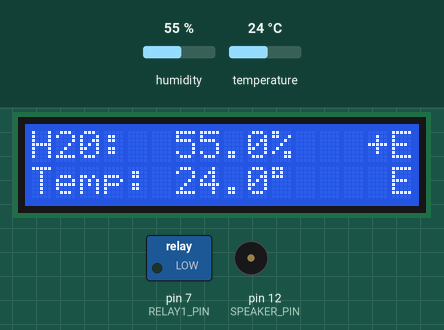
This sketch was run on a simulated Arduino Uno, built with avr-gcc and run on an emulated ATmega328P. On the bench: 16×2 character LCD, switched loads named in the sketch (green lamp = pin HIGH), buzzer (waves = sounding). The inputs (shaded band) are chosen by the test bench; at power-on: humidity 55 %, temperature 24 °C. What the sketch prints to the serial monitor is not drawn.

Above: at 2.7 s.
2.8 s: humidity set to 84 %
At 5.0 s:
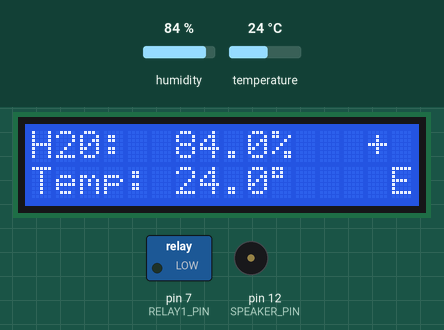
8.0 s: humidity set to 87 %
At 9.8 s:
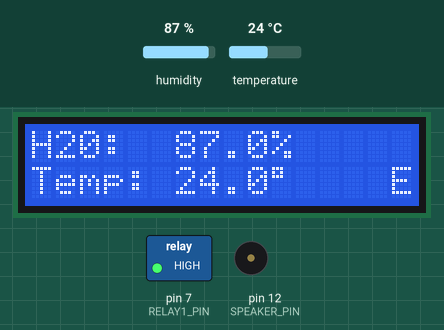
12.3 s: temperature set to 15.4 °C
At 14.6 s:
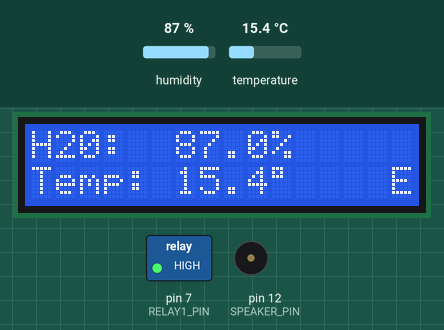
15.5 s: temperature set to 14.4 °C
At 18.6 s:
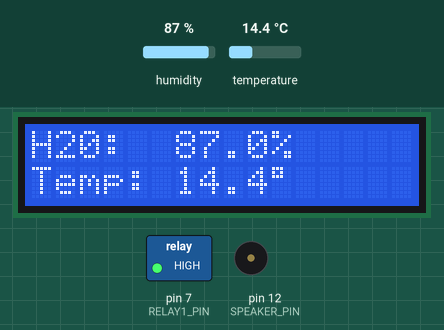
18.9 s: humidity set to 81 %
At 20.3 s:
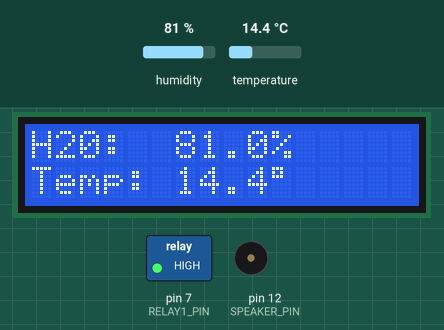
22.1 s: humidity set to 78 %
At 24.7 s:
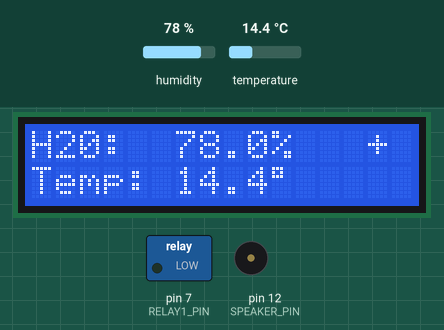
Timing chart, 0 to 26.2 s (numbered marks = the images above; inputs shaded):
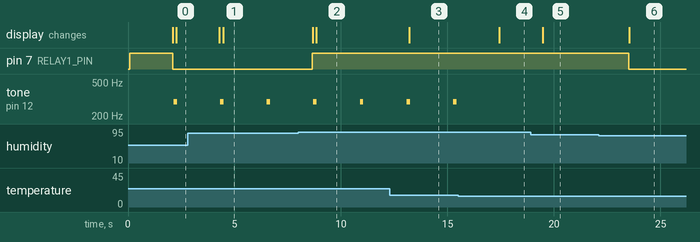

The sketch:

humidityController.ino
```cpp
#include <Wire.h>
#include <LCD.h>
#include <LiquidCrystal.h>
#include <DHT.h>
#include <LiquidCrystal_I2C.h>

#define DHT_TYPE      DHT22
#define DHT_PIN       4
#define RELAY1_PIN    7
#define RELAY_OFF     1
#define RELAY_ON      0
#define SPEAKER_PIN  12

#define TIME_SLICE    500
#define HUMIDITY_TIME_SLICES_MEASURE  4
#define BLINKLED_TIME_SLICES_MEASURE  1

#define HUMIDITY_MIN      80
#define HUMIDITY_MIN_ABS  75

#define HUMIDITY_MAX      85
#define HUMIDITY_MAX_ABS  95

#define TEMP_MIN_ABS  3
#define TEMP_MAX_ABS  15

LiquidCrystal_I2C lcd(0x27, 2, 1, 0, 4, 5, 6, 7, 3, POSITIVE);

bool relayState = false;
int humidityTimeSliceCurrent = 0;
int blickLedTimeSliceCurrent = 0;

float humidity;
float temperature;

bool hasHumidityError = false;
bool hasTemperatureError = false;

DHT dht(DHT_PIN, DHT_TYPE);

void setup() {

  Serial.begin(9600);
  dht.begin();

  lcd.begin(16, 2);
  lcd.clear();
  lcd.backlight();

  lcd.setCursor(0, 0);
  lcd.print("H20:  __._%");
  lcd.setCursor(0, 1);
  lcd.print("Temp: __._");
  lcd.print((char)223);

  pinMode(RELAY1_PIN, OUTPUT);
  pinMode(SPEAKER_PIN, OUTPUT);

  digitalWrite(RELAY1_PIN, RELAY_OFF);
}

void loop() {

  delay(TIME_SLICE);

  measureHumidity();

  blickLed();
}

bool ledState = false;

void blickLed(){
  if (++blickLedTimeSliceCurrent < BLINKLED_TIME_SLICES_MEASURE) {
    return;
  }

  blickLedTimeSliceCurrent = 0;

  ledState = !ledState;
  if (ledState)
    digitalWrite(13, HIGH);
  else
    digitalWrite(13, LOW);
}

void measureHumidity(){

  if (++humidityTimeSliceCurrent < HUMIDITY_TIME_SLICES_MEASURE) {
    return;
  }

  humidityTimeSliceCurrent = 0;

  humidity = dht.readHumidity();
  temperature = dht.readTemperature();

  if (isnan(humidity) || isnan(temperature)) {
    Serial.println("Failed to read from DHT sensor!");
    return;
  }

  if (relayState) {
    if (humidity > HUMIDITY_MAX) {
      digitalWrite(RELAY1_PIN, RELAY_OFF);
      relayState = false;
    }
  }
  else {
    if (humidity < HUMIDITY_MIN) {
      digitalWrite(RELAY1_PIN, RELAY_ON);
      relayState = true;
    }
  }

  lcd.setCursor(14, 0);
  if (relayState) {
    lcd.print("+");
  }
  else {
    lcd.print(" ");
  }

  alarmHumidity();
  alarmTemperature();
  soundAlarm();

  lcd.setCursor(6, 0);
  lcd.print("     ");
  lcd.setCursor(6, 0);
  lcd.print(humidity, 1);
  lcd.print("%");

  lcd.setCursor(6, 1);
  lcd.print("     ");
  lcd.setCursor(6, 1);
  lcd.print(temperature, 1);
  lcd.print((char)223);

  Serial.print("Humidity: ");
  Serial.print(humidity);
  Serial.print("\tTemperature: ");
  Serial.print(temperature);
  Serial.print("\tState: ");
  Serial.println(relayState ? "ON" : "OFF");
}

void soundAlarm() {
  if (hasTemperatureError || hasHumidityError) {
    playTone(150, 5);
  }
}

void alarmTemperature() {
  if (temperature < TEMP_MIN_ABS || temperature > TEMP_MAX_ABS) {
    lcd.setCursor(15, 1);
    lcd.print("E");
    hasTemperatureError = true;
  }
  else {
    lcd.setCursor(15, 1);
    lcd.print(" ");
    hasTemperatureError = false;
  }
}

void alarmHumidity() {
  if (humidity < HUMIDITY_MIN_ABS || humidity > HUMIDITY_MAX_ABS) {
    lcd.setCursor(15, 0);
    lcd.print("E");
    hasHumidityError = true;
  }
  else {
    lcd.setCursor(15, 0);
    lcd.print(" ");
    hasHumidityError = false;
  }
}

void playTone(long duration, int freq) {
    duration *= 1000;
    int period = (1.0 / freq) * 1000000;
    long elapsed_time = 0;
    while (elapsed_time < duration) {
        digitalWrite(SPEAKER_PIN,HIGH);
        delayMicroseconds(period / 2);
        digitalWrite(SPEAKER_PIN, LOW);
        delayMicroseconds(period / 2);
        elapsed_time += (period);
    }
}
```

Measured:
- the behaviour switches between 85 and 86 % on humidity (found by bisection; images 1 and 2)
- the behaviour switches between 15.1 and 15 °C on temperature (found by bisection; images 3 and 4)
- the behaviour switches between 80 and 79 % on humidity (found by bisection; images 5 and 6)
- after the input at 2.8 s, the display: first changes after 1.5 s (image 1 shows a later state)
- after the input at 8.0 s, pin 7 (RELAY1_PIN): LOW → HIGH after 0.66 s; the display: first changes after 0.67 s (image 2 shows a later state)
- after the input at 12.3 s, the display: changes after 0.91 s (image 3)
- after the input at 15.5 s, tone on pin 12 (SPEAKER_PIN): stays silent (without the input it goes to 294 Hz after 2.0 s); the display: changes after 1.9 s (image 4)
- after the input at 18.9 s, the display: changes after 0.57 s (image 5)
- after the input at 22.1 s, pin 7 (RELAY1_PIN): HIGH → LOW after 1.4 s; the display: changes after 1.4 s (image 6)
